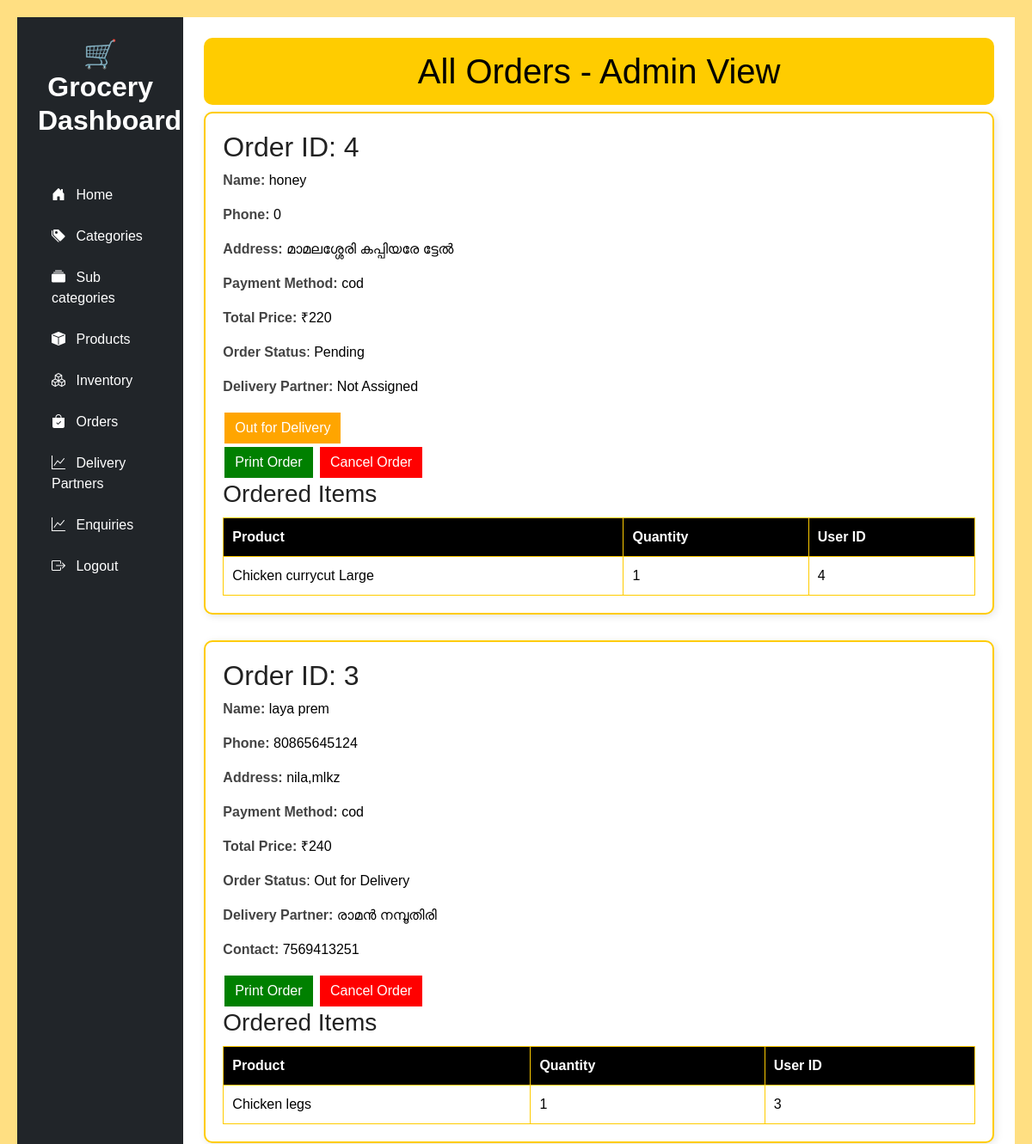
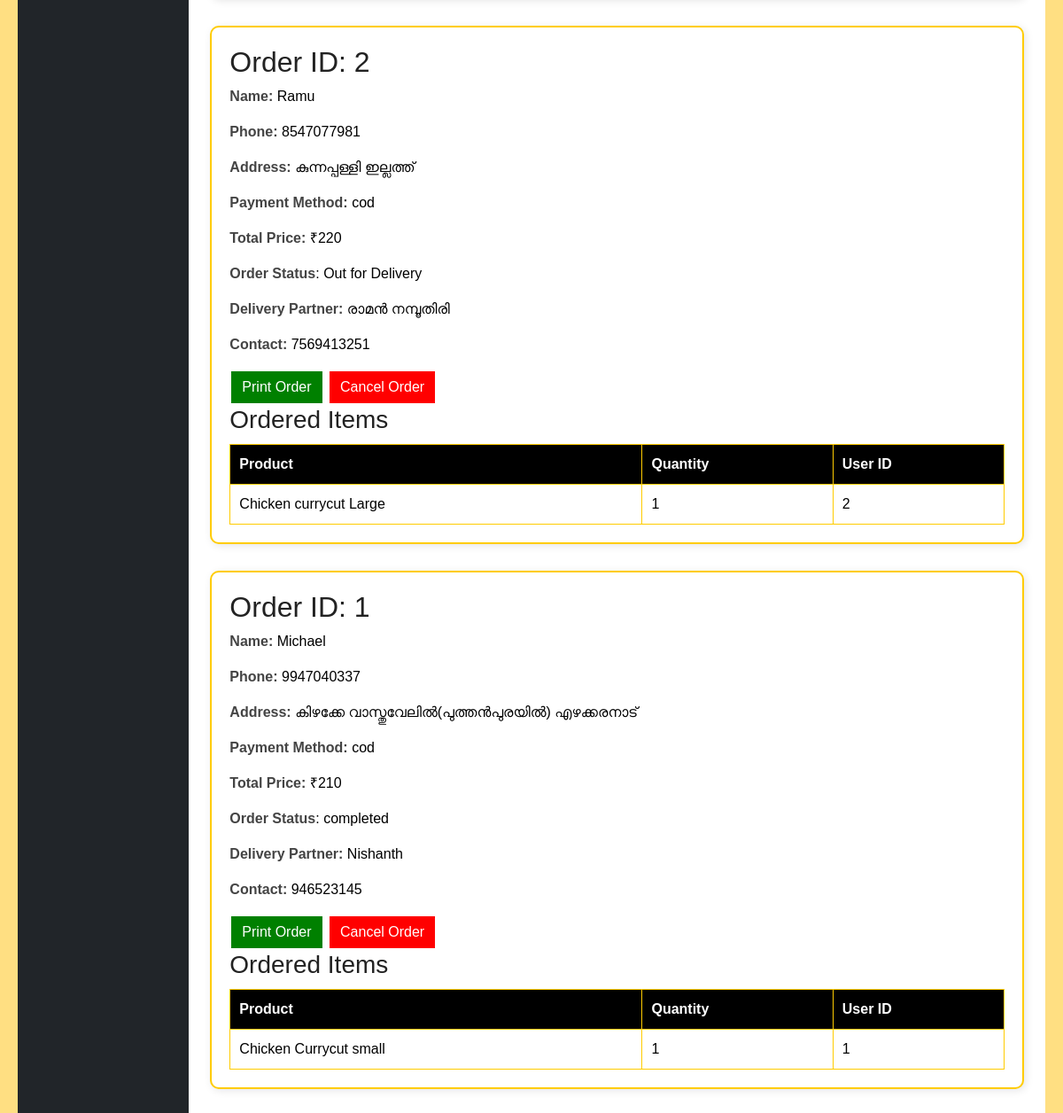
Screenshot of /Admin_Orders/ with the database file from the repository (2 pictures, top to bottom).
### Grocerapp/models.py (models this page shows, shortened)
class tbl_order(models.Model):
    Fullname=models.CharField(max_length=40,null=True)
    Address=models.CharField(max_length=300,null=True)
    Phonenumber=models.IntegerField(null=True)
    Paymentmethod=models.CharField(max_length=50,null=True)
    Total_price=models.IntegerField(null=True)
    User=models.ForeignKey(tbl_signup,on_delete=models.CASCADE,null=True)
    STATUS_CHOICES = [
        ('Pending', 'Pending'),
        ('Out for Delivery', 'Out for Delivery'),
        ('Delivered', 'Delivered'),
        ('Cancelled', 'Cancelled'),
    ]
    Status=models.CharField(max_length=40,choices=STATUS_CHOICES,default='Pending')

class tbl_order_item(models.Model):
    Product = models.ForeignKey(tbl_Products, on_delete=models.CASCADE, null=True)
    User = models.ForeignKey(tbl_signup, on_delete=models.CASCADE, null=True)
    Quantity = models.IntegerField(null=True)
    session_key = models.CharField(max_length=40, null=True)
    order = models.ForeignKey(tbl_order, on_delete=models.CASCADE, null=True)

class tbl_Products(models.Model):
    Productname=models.CharField(max_length=45,null=True)
    Productimage=models.ImageField(upload_to="media",null=True)
    Productprice=models.CharField(max_length=40,null=True)
    Productofferprice=models.IntegerField(null=True)
    Productweight=models.CharField(max_length=40,null=True)
    Productdescription=models.CharField(max_length=150,null=True)
    ProductNumofpieces=models.CharField(max_length=20,null=True)
    ProductStockin=models.CharField(max_length=40,null=True)
    ProductStockout=models.CharField(max_length=40,null=True)
    category=models.ForeignKey(tbl_category, on_delete=models.CASCADE,null=True)
    SubCategory=models.ForeignKey(tbl_SubCategory, on_delete=models.CASCADE,null=True)

class tbl_Delivery_partners(models.Model):
    Name=models.CharField(max_length=100,null=True)
    Contact=models.IntegerField(null=True)
    Age=models.IntegerField(null=True)
    Address=models.CharField(max_length=300,null=True)
    Vehicledetails=models.CharField(max_length=50,null=True)
    Email=models.CharField(max_length=50,null=True)
    Password=models.CharField(max_length=50,null=True)

### Grocerapp/views.py (the view)
# urls.py: path('Admin_Orders/',views.Admin_Orders),
def Admin_Orders(request):
    orders = tbl_order.objects.all().order_by('-id')
    order_items = tbl_order_item.objects.select_related('Product', 'order').all()
    assignments = Tbl_order_assign.objects.select_related('partner_id', 'order_id').all()
    delivery_mapping = {assign.order_id: assign.partner_id for assign in assignments}
    print(delivery_mapping)
    return render(request, 'Admin_Orders.html', {
        'orders': orders,
        'order_items': order_items,
        'delivery_mapping': delivery_mapping,
    })

### Grocerapp/templatetags/custom_filters.py (called while the page is built)
@register.filter
def get_item(dictionary, key):
    return dictionary.get(key)

### templates/Admin_Orders.html (shortened to what this page needs)
{% include 'navbar.html' %}
{% load custom_filters %}
<html xmlns="http://www.w3.org/1999/html">
<head>
</head>
<body>
    <h1>All Orders - Admin View</h1>
    {% for order in orders %}
    <div class="order-container">
        <h2>Order ID: {{ order.id }}</h2>
        <p><span class="label">Name:</span> {{ order.Fullname }}</p>
        <p><span class="label">Phone:</span> {{ order.Phonenumber }}</p>
        <p><span class="label">Address:</span> {{ order.Address }}</p>
        <p><span class="label">Payment Method:</span> {{ order.Paymentmethod }}</p>
        <p><span class="label">Total Price:</span> ₹{{ order.Total_price }}</p>
        <p><span class="label">Order Status</span>: {{ order.Status }}</p>
   {% with delivery_mapping|get_item:order as partner %}
    {% if partner %}
        <p><span class="label">Delivery Partner:</span> {{ partner.Name }}</p>
        <p><span class="label">Contact:</span> {{ partner.Contact }}</p>
    {% else %}
        <p><span class="label">Delivery Partner:</span> Not Assigned</p>
        <a href="/out_for_delivery_page/{{order.id}}"
   style="display: inline-block; background-color: orange; color: white; border: none;
          padding: 6px 12px; margin: 2px; text-decoration: none; text-align: center;">
    Out for Delivery
</a>
    {% endif %}
{% endwith %}
<form>
    <button onclick="printOrder(this)"
    style="background-color: green; color: white; border: none; padding: 6px 12px; margin: 2px;">
    Print Order
</button>
    <button type="submit" name="status" value="Cancelled"
        style="background-color: red; color: white; border: none; padding: 6px 12px; margin: 2px;">
        Cancel Order
    </button>
</form>
        <h3>Ordered Items</h3>
        <table>
            <thead>
                <tr>
                    <th>Product</th>
                    <th>Quantity</th>
                    <th>User ID</th>
                </tr>
            </thead>
            <tbody>
                {% for item in order_items %}
                    {% if item.order.id == order.id %}
                    <tr>
                        <td>{{ item.Product.Productname }}</td>
                        <td>{{ item.Quantity }}</td>
                        <td>{{ item.User_id }}</td>
                    </tr>
                    {% endif %}
                {% endfor %}
            </tbody>
        </table>
    </div>
    {% endfor %}
</body>
</html>

### templates/Admin_Orders.html (style rules this page uses)
body { font-family: Arial, sans-serif; background-color: #fffce8; color: #000; padding: 20px; }
h1, h2, h3 { color: #222; }
h1 { background-color: #ffcc00; padding: 15px; text-align: center; color: #000; border-radius: 10px; }
.order-container { background-color: #ffffff; border: 2px solid #ffcc00; border-radius: 10px; padding: 20px; margin-bottom: 30px; box-shadow: 2px 2px 10px rgba(0,0,0,0.1); }
table { width: 100%; border-collapse: collapse; margin-top: 10px; }
th, td { border: 1px solid #ffcc00; padding: 10px; text-align: left; }
th { background-color: #000; color: #fff; }
.label { font-weight: bold; color: #444; }

### rows the page displays
tbl_order: id "4", Fullname "honey", Phonenumber "0", Address "മാമലശ്ശേരി കപ്പിയരേ ട്ടേൽ", Paymentmethod "cod", Total_price "220", Status "Pending"
tbl_order_item: Product.Productname "Chicken currycut Large", Quantity "1", User_id "4"
tbl_order: id "3", Fullname "laya prem", Phonenumber "80865645124", Address "nila,mlkz", Paymentmethod "cod", Total_price "240", Status "Out for Delivery", Name "രാമൻ നമ്പൂതിരി", Contact "7569413251"
tbl_order_item: Product.Productname "Chicken legs", Quantity "1", User_id "3"
tbl_order: id "2", Fullname "Ramu", Phonenumber "8547077981", Address "കുന്നപ്പള്ളി ഇല്ലത്ത്", Paymentmethod "cod", Total_price "220", Status "Out for Delivery", Name "രാമൻ നമ്പൂതിരി", Contact "7569413251"
tbl_order_item: Product.Productname "Chicken currycut Large", Quantity "1", User_id "2"
tbl_order: id "1", Fullname "Michael", Phonenumber "9947040337", Address "കിഴക്കേ വാസ്തുവേലില്‍(പുത്തന്‍പുരയില്‍) എഴക്കരനാട്", Paymentmethod "cod", Total_price "210", Status "completed", Name "Nishanth", Contact "946523145"
tbl_order_item: Product.Productname "Chicken Currycut small", Quantity "1", User_id "1"
